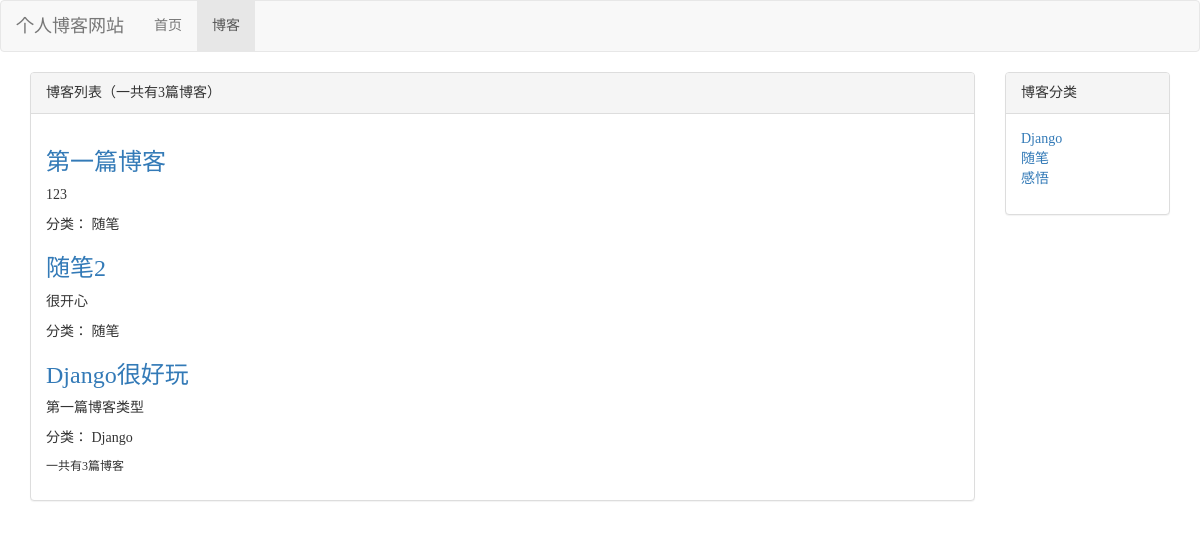
Screenshot of /blog/ with the database file from the repository.
### blog1/models.py (models this page shows, shortened)
class Blog1(models.Model):
    title = models.CharField(max_length=50)
    blog_type = models.ForeignKey(BlogType,on_delete=models.DO_NOTHING)#博客类型
    content = models.TextField()
    author = models.ForeignKey(User,on_delete=models.DO_NOTHING)
    created_time = models.DateTimeField(auto_now_add=True)
    last_updated_time = models.DateTimeField(auto_now=True)

class BlogType(models.Model):
    type_name = models.CharField(max_length=15)
    def __str__(self):
        return self.type_name

### blog1/views.py (the view)
# urls.py: path('',views.blog_list, name="blog_list"),
def blog_list(request):
    context = {}
    context['blog_types'] = BlogType.objects.all()#获取所有的博客分类
    context['blogs'] = Blog1.objects.all()#获取所有的博客
    return render_to_response('blog/blog_list.html', context)

### blog1/templates/blog/blog_list.html (shortened to what this page needs)
{% extends 'base.html' %}
{% block nav_blog_active %}active{% endblock %}
{% load staticfiles %}
{% block head_extends %}
    <link rel="stylesheet" href="{% static 'blog/blog_list.css' %}">
{% endblock %}
{% block content %}
    <div class="container">
        <div class="row">
            <div class="col-sm-8 col-md-9 col-lg-10">
                <div class="panel panel-default">
                    <div class="panel-heading">博客列表（一共有{{ blogs|length }}篇博客）</div>
                    <div class="panel-body">
                        {% for blog in blogs %}
                            <h3><a href="{% url 'blog_detail' blog.pk %}">{{ blog.title }}</a></h3>
                            <p>{{ blog.content|truncatechars_html:120 }}</p>
                            <p>分类：
                                {{ blog.blog_type }}
                            </p>
                            {% empty %}
                            <h3>-- 暂无博客，敬请期待 --</h3>
                        {% endfor %}
                        <p style="font-size:12px;">一共有{{ blogs|length }}篇博客</p>
                    </div>
                </div>
            </div>
            <div class="hidden-xs col-sm-4 col-md-3 col-lg-2">
                <div class="panel panel-default">
                    <div class="panel-heading">博客分类</div>
                     <div class="panel-body">
                            <ul class="blog-types">
                                {% for blog_type in blog_types %}
                                    <li><a href="{% url 'blogs_with_type' blog_type.pk %}">{{ blog_type.type_name }}</a></li>
                                {% empty %}
                                <li>暂无分类，敬请期待！</li>
                                {% endfor %}
                            </ul>
                     </div>
                      </div>
            </div>
        </div>
    </div>
{% endblock %}

### static/base.css (style rules this page uses)
* { padding: 0; margin: 0; font-family: "Times New Roman"; }

### blog1/static/blog/blog_list.css (style rules this page uses)
ul.blog-types { list-style: none; }

### rows the page displays
Blog1: title "第一篇博客", content "123", blog_type "随笔"
Blog1: title "随笔2", content "很开心", blog_type "随笔"
Blog1: title "Django很好玩", content "第一篇博客类型", blog_type "Django"
BlogType: type_name "Django"
BlogType: type_name "随笔"
BlogType: type_name "感悟"

### other values shown
{{ blogs|length }} "3"
